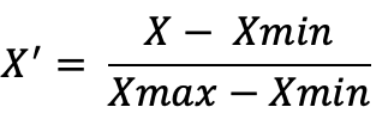
#> input picture Statistics & Probability/Data Scaling/images/minmax.png, 382 x 118 px, found by its file name
$ jupyter execute 'min-max scaler.ipynb'
#> lines starting #> are read from the running program, lines starting #| are printed output that depends on the picture
1. [Min-Max Scaler](#min-max-scaler)

#### Min-Max Scaler:
- used to scale data between 0 - 1 (only positive values) or -1 to 1 (both positive and negative values)
- the ratio of difference between the value & the minimum value by difference between maximum value & minimum value
- used when the data is not gaussian distributed or distribution is unknown
- sensitive to outliers
- works with both positive and negative values
- it is commonly used in algorithms that are based on distance calculations,
    - Neural Networks
    - Support Vector Machine
    - KNN
    - Image processing

[cell 1]
from PIL import Image
from IPython.display import display

img = Image.open('images/minmax.png')
#> img is the input picture: PIL image 382x118 RGBA; mean R, G, B, A 230.9, 230.9, 230.9, 255
new_image = img.resize((280, 80))
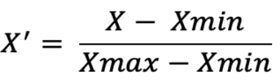
#> new_image: PIL image 280x80 RGBA; mean R, G, B, A 230.7, 230.7, 230.7, 255
display(new_image)


$ run again, with Statistics & Probability/Data Scaling/images/maxabs.png copied over Statistics & Probability/Data Scaling/images/minmax.png
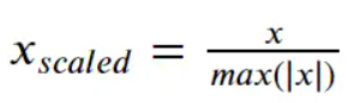
#> input picture Statistics & Probability/Data Scaling/images/maxabs.png, 348 x 103 px, found by its file name
#> img is the input picture: PIL image 348x103 RGBA; mean R, G, B, A 239.6, 239.7, 239.4, 255
#> `new_image = img.resize((280, 80))`:
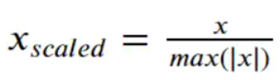
#> new_image: PIL image 280x80 RGBA; mean R, G, B, A 239.6, 239.7, 239.4, 255

$ run again, with Statistics & Probability/Data Scaling/images/normalization.png copied over Statistics & Probability/Data Scaling/images/minmax.png
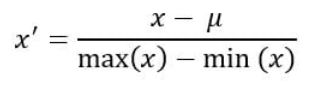
#> input picture Statistics & Probability/Data Scaling/images/normalization.png, 312 x 97 px, found by its file name
#> img is the input picture: PIL image 312x97 RGBA; mean R, G, B, A 240.1, 240.1, 240.1, 255
#> `new_image = img.resize((280, 80))`:
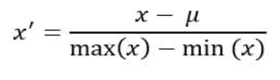
#> new_image: PIL image 280x80 RGBA; mean R, G, B, A 239.9, 239.9, 239.9, 255

$ run again, with Statistics & Probability/Data Scaling/images/robust.png copied over Statistics & Probability/Data Scaling/images/minmax.png
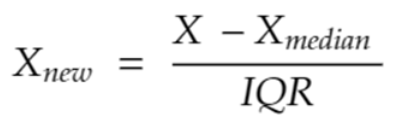
#> input picture Statistics & Probability/Data Scaling/images/robust.png, 400 x 121 px, found by its file name
#> img is the input picture: PIL image 400x121 RGBA; mean R, G, B, A 241.7, 241.7, 241.7, 255
#> `new_image = img.resize((280, 80))`:
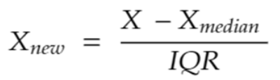
#> new_image: PIL image 280x80 RGBA; mean R, G, B, A 241.6, 241.6, 241.6, 255
